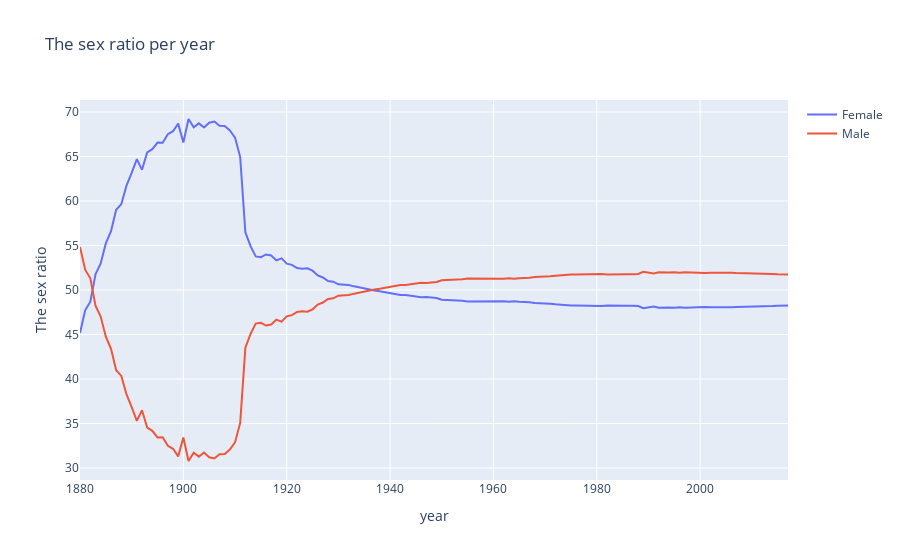

This figure's notebook cell:
### Code cell
# %%
# TODO: plot sex ratio
# %%
plot_births = births\
            .toPandas()\
            .pivot(index='year',columns='sex',values='ratio')\
            .rename_axis([None],axis=1)\
            .reset_index()

fig = go.Figure(layout={"title":"The sex ratio per year",
                        "xaxis_title": "year",
                        "yaxis_title": "The sex ratio"})

fig.add_trace(go.Scatter(x=plot_births['year'], 
                         y=plot_births['F'],
                         mode='lines',
                         name='Female'))

fig.add_trace(go.Scatter(x=plot_births['year'], 
                         y=plot_births['M'],
                         mode='lines',
                         name='Male'))
fig.show()

### Figure 1 — Plotly figure (JSON) as saved in the notebook; plotly's stock layout.template omitted (floating-point values rounded to 4 significant figures; data arrays with more than 128 entries replaced by an {"elided": "..."} marker saying what was removed)
{"data": [{"mode": "lines", "name": "Female", "type": "scatter", "x": {"elided": "138 int values"}, "y": {"elided": "138 float values"}}, {"mode": "lines", "name": "Male", "type": "scatter", "x": {"elided": "138 int values"}, "y": {"elided": "138 float values"}}], "layout": {"title": {"text": "The sex ratio per year"}, "xaxis": {"title": {"text": "year"}}, "yaxis": {"title": {"text": "The sex ratio"}}}}
